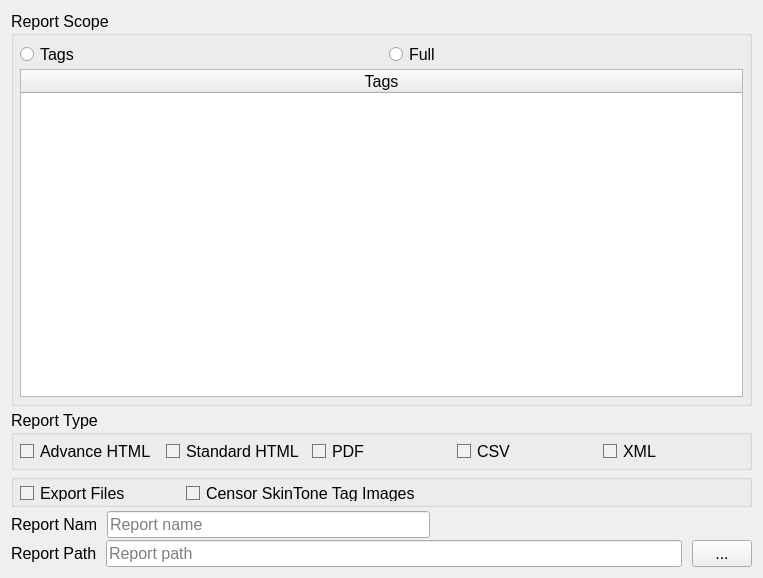
<?xml version="1.0" encoding="UTF-8"?>
<ui version="4.0">
 <class>page_report_type_selection</class>
 <widget class="QDialog" name="page_report_type_selection">
  <property name="geometry">
   <rect>
    <x>0</x>
    <y>0</y>
    <width>763</width>
    <height>578</height>
   </rect>
  </property>
  <property name="font">
   <font>
    <pointsize>12</pointsize>
   </font>
  </property>
  <property name="windowTitle">
   <string>Dialog</string>
  </property>
  <layout class="QVBoxLayout" name="verticalLayout_6">
   <item>
    <layout class="QVBoxLayout" name="verticalLayout_5">
     <property name="spacing">
      <number>4</number>
     </property>
     <item>
      <widget class="QGroupBox" name="groupBox_2">
       <property name="title">
        <string>Report Scope</string>
       </property>
       <property name="flat">
        <bool>false</bool>
       </property>
       <property name="checkable">
        <bool>false</bool>
       </property>
       <layout class="QVBoxLayout" name="verticalLayout_4">
        <property name="spacing">
         <number>6</number>
        </property>
        <property name="leftMargin">
         <number>6</number>
        </property>
        <property name="topMargin">
         <number>6</number>
        </property>
        <property name="rightMargin">
         <number>6</number>
        </property>
        <property name="bottomMargin">
         <number>6</number>
        </property>
        <item>
         <layout class="QVBoxLayout" name="verticalLayout_3">
          <property name="spacing">
           <number>2</number>
          </property>
          <item>
           <layout class="QHBoxLayout" name="horizontalLayout_3">
            <property name="spacing">
             <number>15</number>
            </property>
            <item>
             <widget class="QRadioButton" name="radioButton_tags">
              <property name="maximumSize">
               <size>
                <width>16777215</width>
                <height>16777215</height>
               </size>
              </property>
              <property name="font">
               <font>
                <pointsize>12</pointsize>
                <italic>false</italic>
               </font>
              </property>
              <property name="focusPolicy">
               <enum>Qt::NoFocus</enum>
              </property>
              <property name="text">
               <string>Tags</string>
              </property>
             </widget>
            </item>
            <item>
             <widget class="QRadioButton" name="radioButton_full_plugin">
              <property name="font">
               <font>
                <pointsize>12</pointsize>
                <italic>false</italic>
               </font>
              </property>
              <property name="focusPolicy">
               <enum>Qt::NoFocus</enum>
              </property>
              <property name="text">
               <string>Full</string>
              </property>
             </widget>
            </item>
           </layout>
          </item>
          <item>
           <widget class="QTableWidget" name="tableWidget_tags">
            <property name="font">
             <font>
              <pointsize>12</pointsize>
             </font>
            </property>
            <property name="styleSheet">
             <string notr="true">
               QTableView::item:selected:!active {
                color:white;
                background-color:  #a1c9f7;
                }

                QTableView::indicator:checked {background-color:black;border: 1px solid #d6d6d6;}
                QTableView::indicator:unchecked {background-color:#f1f1f1;border: 1px solid #777777;}

                QTableView::indicator {
                width: 13px;
                height: 13px;}
                
</string>
            </property>
            <property name="editTriggers">
             <set>QAbstractItemView::NoEditTriggers</set>
            </property>
            <property name="alternatingRowColors">
             <bool>true</bool>
            </property>
            <property name="selectionBehavior">
             <enum>QAbstractItemView::SelectRows</enum>
            </property>
            <property name="showGrid">
             <bool>false</bool>
            </property>
            <attribute name="horizontalHeaderStretchLastSection">
             <bool>true</bool>
            </attribute>
            <attribute name="verticalHeaderVisible">
             <bool>false</bool>
            </attribute>
            <column>
             <property name="text">
              <string>Tags</string>
             </property>
            </column>
           </widget>
          </item>
         </layout>
        </item>
       </layout>
      </widget>
     </item>
     <item>
      <widget class="QGroupBox" name="groupBox">
       <property name="title">
        <string>Report Type</string>
       </property>
       <property name="flat">
        <bool>false</bool>
       </property>
       <layout class="QVBoxLayout" name="verticalLayout">
        <property name="spacing">
         <number>6</number>
        </property>
        <property name="leftMargin">
         <number>6</number>
        </property>
        <property name="topMargin">
         <number>6</number>
        </property>
        <property name="rightMargin">
         <number>6</number>
        </property>
        <property name="bottomMargin">
         <number>6</number>
        </property>
        <item>
         <layout class="QHBoxLayout" name="horizontalLayout">
          <item>
           <widget class="QCheckBox" name="checkBox_advance_html">
            <property name="font">
             <font>
              <pointsize>12</pointsize>
              <italic>false</italic>
             </font>
            </property>
            <property name="focusPolicy">
             <enum>Qt::NoFocus</enum>
            </property>
            <property name="styleSheet">
             <string notr="true">QCheckBox::indicator:checked {background-color:#777777;border: 1px solid #d6d6d6;}
 QCheckBox::indicator:unchecked {background-color:#f1f1f1;border: 1px solid #777777;}

QCheckBox::indicator {
width: 12px;
height: 12px;
}
</string>
            </property>
            <property name="text">
             <string>Advance HTML</string>
            </property>
           </widget>
          </item>
          <item>
           <widget class="QCheckBox" name="checkBox_standard_html">
            <property name="font">
             <font>
              <pointsize>12</pointsize>
              <italic>false</italic>
             </font>
            </property>
            <property name="focusPolicy">
             <enum>Qt::NoFocus</enum>
            </property>
            <property name="styleSheet">
             <string notr="true">QCheckBox::indicator:checked {background-color:#777777;border: 1px solid #d6d6d6;}
 QCheckBox::indicator:unchecked {background-color:#f1f1f1;border: 1px solid #777777;}

QCheckBox::indicator {
width: 12px;
height: 12px;
}
</string>
            </property>
            <property name="text">
             <string>Standard HTML</string>
            </property>
           </widget>
          </item>
          <item>
           <widget class="QCheckBox" name="checkBox_pdf">
            <property name="font">
             <font>
              <pointsize>12</pointsize>
              <italic>false</italic>
             </font>
            </property>
            <property name="focusPolicy">
             <enum>Qt::NoFocus</enum>
            </property>
            <property name="styleSheet">
             <string notr="true">QCheckBox::indicator:checked {background-color:#777777;border: 1px solid #d6d6d6;}
 QCheckBox::indicator:unchecked {background-color:#f1f1f1;border: 1px solid #777777;}

QCheckBox::indicator {
width: 12px;
height: 12px;
}
</string>
            </property>
            <property name="text">
             <string>PDF</string>
            </property>
           </widget>
          </item>
          <item>
           <widget class="QCheckBox" name="checkBox_csv">
            <property name="font">
             <font>
              <pointsize>12</pointsize>
              <italic>false</italic>
             </font>
            </property>
            <property name="focusPolicy">
             <enum>Qt::NoFocus</enum>
            </property>
            <property name="styleSheet">
             <string notr="true">QCheckBox::indicator:checked {background-color:#777777;border: 1px solid #d6d6d6;}
 QCheckBox::indicator:unchecked {background-color:#f1f1f1;border: 1px solid #777777;}

QCheckBox::indicator {
width: 12px;
height: 12px;
}
</string>
            </property>
            <property name="text">
             <string>CSV</string>
            </property>
           </widget>
          </item>
          <item>
           <widget class="QCheckBox" name="checkBox_xml">
            <property name="font">
             <font>
              <pointsize>12</pointsize>
              <italic>false</italic>
             </font>
            </property>
            <property name="focusPolicy">
             <enum>Qt::NoFocus</enum>
            </property>
            <property name="styleSheet">
             <string notr="true">QCheckBox::indicator:checked {background-color:#777777;border: 1px solid #d6d6d6;}
 QCheckBox::indicator:unchecked {background-color:#f1f1f1;border: 1px solid #777777;}

QCheckBox::indicator {
width: 12px;
height: 12px;
}
</string>
            </property>
            <property name="text">
             <string>XML</string>
            </property>
           </widget>
          </item>
         </layout>
        </item>
       </layout>
      </widget>
     </item>
     <item>
      <widget class="QGroupBox" name="groupBox_3">
       <property name="maximumSize">
        <size>
         <width>16777215</width>
         <height>33</height>
        </size>
       </property>
       <property name="title">
        <string/>
       </property>
       <layout class="QHBoxLayout" name="horizontalLayout_5">
        <property name="spacing">
         <number>6</number>
        </property>
        <property name="leftMargin">
         <number>6</number>
        </property>
        <property name="topMargin">
         <number>5</number>
        </property>
        <property name="rightMargin">
         <number>6</number>
        </property>
        <property name="bottomMargin">
         <number>5</number>
        </property>
        <item>
         <layout class="QHBoxLayout" name="horizontalLayout_6">
          <property name="spacing">
           <number>-1</number>
          </property>
          <property name="leftMargin">
           <number>0</number>
          </property>
          <item>
           <widget class="QCheckBox" name="checkBox_tag_export">
            <property name="minimumSize">
             <size>
              <width>160</width>
              <height>16</height>
             </size>
            </property>
            <property name="maximumSize">
             <size>
              <width>230</width>
              <height>16777215</height>
             </size>
            </property>
            <property name="styleSheet">
             <string notr="true">QCheckBox::indicator:checked {background-color:#777777;border: 1px solid #d6d6d6;}
 QCheckBox::indicator:unchecked {background-color:#f1f1f1;border: 1px solid #777777;}

QCheckBox::indicator {
width: 12px;
height: 12px;
}
</string>
            </property>
            <property name="text">
             <string>Export Files</string>
            </property>
           </widget>
          </item>
          <item>
           <widget class="QCheckBox" name="checkBox_censor_skin_tone_image">
            <property name="minimumSize">
             <size>
              <width>160</width>
              <height>16</height>
             </size>
            </property>
            <property name="maximumSize">
             <size>
              <width>230</width>
              <height>16777215</height>
             </size>
            </property>
            <property name="styleSheet">
             <string notr="true">QCheckBox::indicator:checked {background-color:#777777;border: 1px solid #d6d6d6;}
 QCheckBox::indicator:unchecked {background-color:#f1f1f1;border: 1px solid #777777;}

QCheckBox::indicator {
width: 12px;
height: 12px;
}
</string>
            </property>
            <property name="text">
             <string>Censor SkinTone Tag Images</string>
            </property>
           </widget>
          </item>
          <item>
           <spacer name="horizontalSpacer_3">
            <property name="orientation">
             <enum>Qt::Horizontal</enum>
            </property>
            <property name="sizeHint" stdset="0">
             <size>
              <width>40</width>
              <height>20</height>
             </size>
            </property>
           </spacer>
          </item>
         </layout>
        </item>
       </layout>
      </widget>
     </item>
     <item>
      <layout class="QVBoxLayout" name="verticalLayout_2">
       <property name="spacing">
        <number>2</number>
       </property>
       <item>
        <layout class="QHBoxLayout" name="horizontalLayout_2">
         <property name="spacing">
          <number>11</number>
         </property>
         <item>
          <widget class="QLabel" name="label">
           <property name="minimumSize">
            <size>
             <width>85</width>
             <height>0</height>
            </size>
           </property>
           <property name="maximumSize">
            <size>
             <width>85</width>
             <height>16777215</height>
            </size>
           </property>
           <property name="font">
            <font>
             <pointsize>12</pointsize>
            </font>
           </property>
           <property name="text">
            <string>Report Name</string>
           </property>
          </widget>
         </item>
         <item>
          <widget class="QLineEdit" name="lineEdit_global_report_name">
           <property name="sizePolicy">
            <sizepolicy hsizetype="Expanding" vsizetype="Fixed">
             <horstretch>0</horstretch>
             <verstretch>0</verstretch>
            </sizepolicy>
           </property>
           <property name="minimumSize">
            <size>
             <width>300</width>
             <height>0</height>
            </size>
           </property>
           <property name="maximumSize">
            <size>
             <width>16777215</width>
             <height>16777215</height>
            </size>
           </property>
           <property name="font">
            <font>
             <pointsize>12</pointsize>
             <italic>false</italic>
            </font>
           </property>
           <property name="placeholderText">
            <string>Report name</string>
           </property>
           <property name="clearButtonEnabled">
            <bool>true</bool>
           </property>
          </widget>
         </item>
         <item>
          <spacer name="horizontalSpacer">
           <property name="orientation">
            <enum>Qt::Horizontal</enum>
           </property>
           <property name="sizeHint" stdset="0">
            <size>
             <width>40</width>
             <height>20</height>
            </size>
           </property>
          </spacer>
         </item>
        </layout>
       </item>
       <item>
        <layout class="QHBoxLayout" name="horizontalLayout_9">
         <property name="spacing">
          <number>10</number>
         </property>
         <item>
          <widget class="QLabel" name="label_2">
           <property name="minimumSize">
            <size>
             <width>85</width>
             <height>0</height>
            </size>
           </property>
           <property name="maximumSize">
            <size>
             <width>85</width>
             <height>16777215</height>
            </size>
           </property>
           <property name="font">
            <font>
             <pointsize>12</pointsize>
            </font>
           </property>
           <property name="text">
            <string>Report Path</string>
           </property>
          </widget>
         </item>
         <item>
          <widget class="QLineEdit" name="lineEdit_save_report_path">
           <property name="font">
            <font>
             <pointsize>12</pointsize>
             <italic>false</italic>
            </font>
           </property>
           <property name="placeholderText">
            <string>Report path</string>
           </property>
          </widget>
         </item>
         <item>
          <widget class="QPushButton" name="pushButton_report_save_path">
           <property name="maximumSize">
            <size>
             <width>60</width>
             <height>16777215</height>
            </size>
           </property>
           <property name="focusPolicy">
            <enum>Qt::NoFocus</enum>
           </property>
           <property name="text">
            <string>...</string>
           </property>
          </widget>
         </item>
        </layout>
       </item>
      </layout>
     </item>
    </layout>
   </item>
  </layout>
 </widget>
 <resources/>
 <connections/>
</ui>
